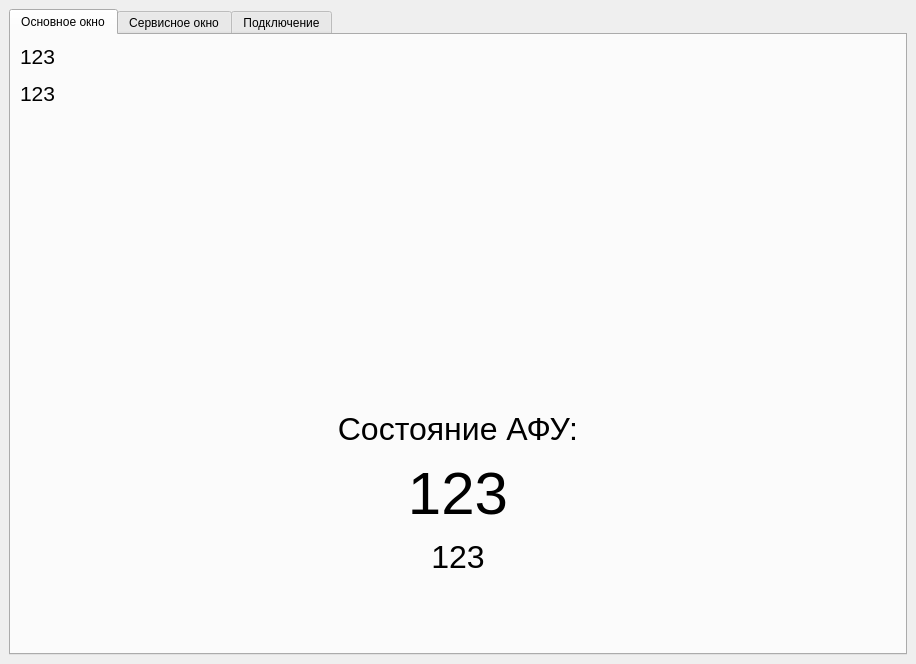
<?xml version="1.0" encoding="UTF-8"?>
<ui version="4.0">
 <class>MainWindow</class>
 <widget class="QMainWindow" name="MainWindow">
  <property name="geometry">
   <rect>
    <x>0</x>
    <y>0</y>
    <width>916</width>
    <height>664</height>
   </rect>
  </property>
  <property name="windowTitle">
   <string>Панорама-К</string>
  </property>
  <widget class="QWidget" name="centralwidget">
   <layout class="QHBoxLayout" name="horizontalLayout">
    <item>
     <widget class="QTabWidget" name="tabWidget">
      <property name="currentIndex">
       <number>0</number>
      </property>
      <widget class="QWidget" name="tabMain">
       <attribute name="title">
        <string>Основное окно</string>
       </attribute>
       <layout class="QVBoxLayout" name="verticalLayout">
        <property name="spacing">
         <number>12</number>
        </property>
        <item>
         <widget class="QLabel" name="lbConnectStatus">
          <property name="font">
           <font>
            <pointsize>16</pointsize>
           </font>
          </property>
          <property name="text">
           <string>123</string>
          </property>
         </widget>
        </item>
        <item>
         <layout class="QHBoxLayout" name="horizontalLayout_4">
          <item>
           <widget class="QLabel" name="lbTrxMode">
            <property name="maximumSize">
             <size>
              <width>200</width>
              <height>16777215</height>
             </size>
            </property>
            <property name="font">
             <font>
              <pointsize>16</pointsize>
             </font>
            </property>
            <property name="text">
             <string>123</string>
            </property>
           </widget>
          </item>
          <item>
           <widget class="QLabel" name="lbFrequency">
            <property name="font">
             <font>
              <pointsize>16</pointsize>
              <bold>true</bold>
             </font>
            </property>
            <property name="text">
             <string/>
            </property>
           </widget>
          </item>
         </layout>
        </item>
        <item>
         <layout class="QHBoxLayout" name="horizontalLayout_2">
          <item>
           <widget class="PowerIndicator" name="powerIndicatorWidget" native="true">
            <property name="minimumSize">
             <size>
              <width>0</width>
              <height>100</height>
             </size>
            </property>
           </widget>
          </item>
          <item>
           <widget class="ValueIndicator" name="powerValueIndicatorWidget" native="true">
            <property name="maximumSize">
             <size>
              <width>150</width>
              <height>16777215</height>
             </size>
            </property>
           </widget>
          </item>
         </layout>
        </item>
        <item>
         <layout class="QHBoxLayout" name="horizontalLayout_3">
          <item>
           <widget class="SWRIndicator" name="swrIndicatorWidget" native="true">
            <property name="minimumSize">
             <size>
              <width>0</width>
              <height>100</height>
             </size>
            </property>
           </widget>
          </item>
          <item>
           <widget class="ValueIndicator" name="swrValueIndicatorWidget" native="true">
            <property name="maximumSize">
             <size>
              <width>150</width>
              <height>16777215</height>
             </size>
            </property>
           </widget>
          </item>
         </layout>
        </item>
        <item>
         <spacer name="verticalSpacer_5">
          <property name="orientation">
           <enum>Qt::Vertical</enum>
          </property>
          <property name="sizeHint" stdset="0">
           <size>
            <width>20</width>
            <height>40</height>
           </size>
          </property>
         </spacer>
        </item>
        <item>
         <layout class="QVBoxLayout" name="verticalLayout_2">
          <item>
           <widget class="QLabel" name="label">
            <property name="maximumSize">
             <size>
              <width>16777215</width>
              <height>16777215</height>
             </size>
            </property>
            <property name="font">
             <font>
              <pointsize>24</pointsize>
             </font>
            </property>
            <property name="text">
             <string>Состояние АФУ:</string>
            </property>
            <property name="alignment">
             <set>Qt::AlignCenter</set>
            </property>
           </widget>
          </item>
          <item>
           <widget class="QLabel" name="lbAtuStatus">
            <property name="font">
             <font>
              <pointsize>45</pointsize>
             </font>
            </property>
            <property name="text">
             <string>123</string>
            </property>
            <property name="alignment">
             <set>Qt::AlignCenter</set>
            </property>
           </widget>
          </item>
         </layout>
        </item>
        <item>
         <widget class="QLabel" name="lbAtuDescription">
          <property name="font">
           <font>
            <pointsize>24</pointsize>
           </font>
          </property>
          <property name="text">
           <string>123</string>
          </property>
          <property name="alignment">
           <set>Qt::AlignCenter</set>
          </property>
         </widget>
        </item>
        <item>
         <spacer name="verticalSpacer_4">
          <property name="orientation">
           <enum>Qt::Vertical</enum>
          </property>
          <property name="sizeHint" stdset="0">
           <size>
            <width>20</width>
            <height>40</height>
           </size>
          </property>
         </spacer>
        </item>
       </layout>
      </widget>
      <widget class="QWidget" name="tabService">
       <attribute name="title">
        <string>Сервисное окно</string>
       </attribute>
       <layout class="QHBoxLayout" name="pLayoutService"/>
      </widget>
      <widget class="QWidget" name="tabConnect">
       <attribute name="title">
        <string>Подключение</string>
       </attribute>
       <layout class="QGridLayout" name="gridLayout">
        <item row="0" column="2">
         <spacer name="horizontalSpacer_2">
          <property name="orientation">
           <enum>Qt::Horizontal</enum>
          </property>
          <property name="sizeHint" stdset="0">
           <size>
            <width>40</width>
            <height>20</height>
           </size>
          </property>
         </spacer>
        </item>
        <item row="0" column="1">
         <widget class="QComboBox" name="cbTransceivers">
          <property name="minimumSize">
           <size>
            <width>200</width>
            <height>0</height>
           </size>
          </property>
         </widget>
        </item>
        <item row="0" column="0">
         <widget class="QLabel" name="lbProtocol">
          <property name="text">
           <string>Модель трансивера</string>
          </property>
         </widget>
        </item>
        <item row="1" column="1">
         <widget class="QStackedWidget" name="swConnectConfiguration">
          <property name="sizePolicy">
           <sizepolicy hsizetype="Maximum" vsizetype="Preferred">
            <horstretch>0</horstretch>
            <verstretch>0</verstretch>
           </sizepolicy>
          </property>
          <property name="currentIndex">
           <number>2</number>
          </property>
          <widget class="QWidget" name="page_3"/>
          <widget class="QWidget" name="page">
           <layout class="QGridLayout" name="gridLayout_2">
            <property name="leftMargin">
             <number>0</number>
            </property>
            <property name="rightMargin">
             <number>0</number>
            </property>
            <item row="0" column="1">
             <widget class="QLineEdit" name="leHostAddress">
              <property name="text">
               <string>localhost:50001</string>
              </property>
             </widget>
            </item>
            <item row="0" column="0">
             <widget class="QLabel" name="lbHostAddress">
              <property name="text">
               <string>Адрес трансивера</string>
              </property>
             </widget>
            </item>
            <item row="2" column="1">
             <spacer name="verticalSpacer_2">
              <property name="orientation">
               <enum>Qt::Vertical</enum>
              </property>
              <property name="sizeHint" stdset="0">
               <size>
                <width>20</width>
                <height>40</height>
               </size>
              </property>
             </spacer>
            </item>
            <item row="1" column="1">
             <widget class="QPushButton" name="pbNetworkConnect">
              <property name="text">
               <string>Подключиться</string>
              </property>
              <property name="checkable">
               <bool>true</bool>
              </property>
             </widget>
            </item>
           </layout>
          </widget>
          <widget class="QWidget" name="page_2">
           <layout class="QGridLayout" name="gridLayout_3">
            <property name="leftMargin">
             <number>0</number>
            </property>
            <property name="rightMargin">
             <number>0</number>
            </property>
            <item row="1" column="0">
             <widget class="QLabel" name="lbParity">
              <property name="text">
               <string>Контроль чётности</string>
              </property>
             </widget>
            </item>
            <item row="5" column="1">
             <widget class="QComboBox" name="cbComportRts">
              <property name="currentIndex">
               <number>0</number>
              </property>
              <item>
               <property name="text">
                <string>Не используется</string>
               </property>
              </item>
              <item>
               <property name="text">
                <string>Включён</string>
               </property>
              </item>
              <item>
               <property name="text">
                <string>Выключен</string>
               </property>
              </item>
             </widget>
            </item>
            <item row="4" column="0">
             <widget class="QLabel" name="lbDtr">
              <property name="text">
               <string>DTR</string>
              </property>
             </widget>
            </item>
            <item row="0" column="0">
             <widget class="QLabel" name="lbPortName">
              <property name="text">
               <string>Название порта</string>
              </property>
             </widget>
            </item>
            <item row="3" column="0">
             <widget class="QLabel" name="lbBaudrate">
              <property name="text">
               <string>Скорость, бит/с</string>
              </property>
             </widget>
            </item>
            <item row="2" column="1">
             <widget class="QComboBox" name="cbComportData">
              <property name="currentIndex">
               <number>3</number>
              </property>
              <item>
               <property name="text">
                <string>5</string>
               </property>
              </item>
              <item>
               <property name="text">
                <string>6</string>
               </property>
              </item>
              <item>
               <property name="text">
                <string>7</string>
               </property>
              </item>
              <item>
               <property name="text">
                <string>8</string>
               </property>
              </item>
             </widget>
            </item>
            <item row="3" column="1">
             <widget class="QComboBox" name="cbComportBaudrate">
              <property name="currentIndex">
               <number>3</number>
              </property>
              <item>
               <property name="text">
                <string>1200</string>
               </property>
              </item>
              <item>
               <property name="text">
                <string>2400</string>
               </property>
              </item>
              <item>
               <property name="text">
                <string>4800</string>
               </property>
              </item>
              <item>
               <property name="text">
                <string>9600</string>
               </property>
              </item>
              <item>
               <property name="text">
                <string>19200</string>
               </property>
              </item>
              <item>
               <property name="text">
                <string>38400</string>
               </property>
              </item>
              <item>
               <property name="text">
                <string>57600</string>
               </property>
              </item>
              <item>
               <property name="text">
                <string>115200</string>
               </property>
              </item>
             </widget>
            </item>
            <item row="1" column="1">
             <widget class="QComboBox" name="cbComportParity">
              <item>
               <property name="text">
                <string>Нет</string>
               </property>
              </item>
              <item>
               <property name="text">
                <string>Even</string>
               </property>
              </item>
              <item>
               <property name="text">
                <string>Odd</string>
               </property>
              </item>
              <item>
               <property name="text">
                <string>Space</string>
               </property>
              </item>
              <item>
               <property name="text">
                <string>Mark</string>
               </property>
              </item>
             </widget>
            </item>
            <item row="5" column="0">
             <widget class="QLabel" name="lbRts">
              <property name="text">
               <string>RTS</string>
              </property>
             </widget>
            </item>
            <item row="2" column="0">
             <widget class="QLabel" name="lbBits">
              <property name="text">
               <string>Количество бит</string>
              </property>
             </widget>
            </item>
            <item row="4" column="1">
             <widget class="QComboBox" name="cbComportDtr">
              <property name="currentIndex">
               <number>0</number>
              </property>
              <item>
               <property name="text">
                <string>Не используется</string>
               </property>
              </item>
              <item>
               <property name="text">
                <string>Включён</string>
               </property>
              </item>
              <item>
               <property name="text">
                <string>Выключен</string>
               </property>
              </item>
             </widget>
            </item>
            <item row="7" column="1">
             <spacer name="verticalSpacer_3">
              <property name="orientation">
               <enum>Qt::Vertical</enum>
              </property>
              <property name="sizeHint" stdset="0">
               <size>
                <width>20</width>
                <height>40</height>
               </size>
              </property>
             </spacer>
            </item>
            <item row="8" column="1">
             <widget class="QPushButton" name="pbSerialPortOpen">
              <property name="text">
               <string>Подключиться</string>
              </property>
              <property name="checkable">
               <bool>true</bool>
              </property>
             </widget>
            </item>
            <item row="0" column="1">
             <widget class="QComboBox" name="cbComportName"/>
            </item>
            <item row="6" column="0">
             <widget class="QLabel" name="lbMeterPortName">
              <property name="text">
               <string>Порта измерителя КСВ</string>
              </property>
             </widget>
            </item>
            <item row="6" column="1">
             <widget class="QComboBox" name="cbMeterComportName"/>
            </item>
           </layout>
          </widget>
         </widget>
        </item>
        <item row="2" column="0" colspan="3">
         <spacer name="verticalSpacer">
          <property name="orientation">
           <enum>Qt::Vertical</enum>
          </property>
          <property name="sizeHint" stdset="0">
           <size>
            <width>20</width>
            <height>40</height>
           </size>
          </property>
         </spacer>
        </item>
       </layout>
      </widget>
     </widget>
    </item>
   </layout>
  </widget>
 </widget>
 <customwidgets>
  <customwidget>
   <class>PowerIndicator</class>
   <extends>QWidget</extends>
   <header>PowerIndicator.h</header>
   <container>1</container>
  </customwidget>
  <customwidget>
   <class>SWRIndicator</class>
   <extends>QWidget</extends>
   <header>SWRIndicator.h</header>
   <container>1</container>
  </customwidget>
  <customwidget>
   <class>ValueIndicator</class>
   <extends>QWidget</extends>
   <header location="global">ValueIndicator.h</header>
   <container>1</container>
  </customwidget>
 </customwidgets>
 <resources/>
 <connections/>
</ui>
